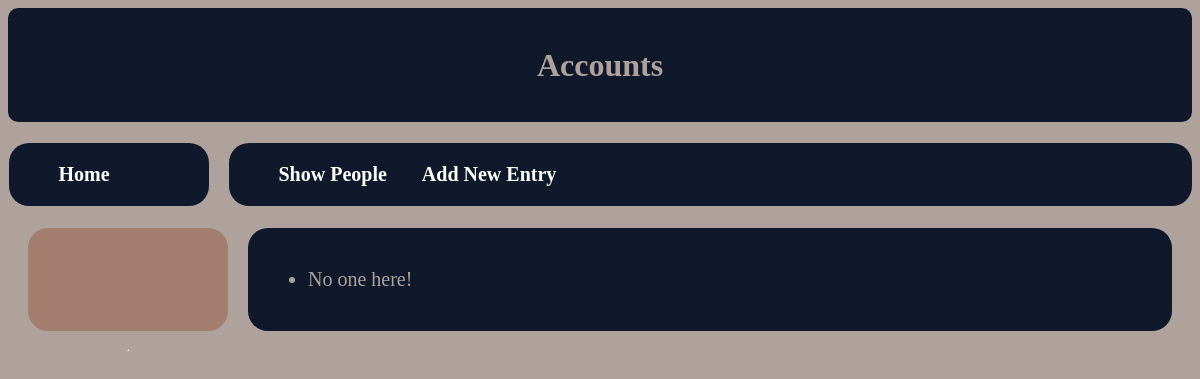
The page /people/ on the database as committed earlier.
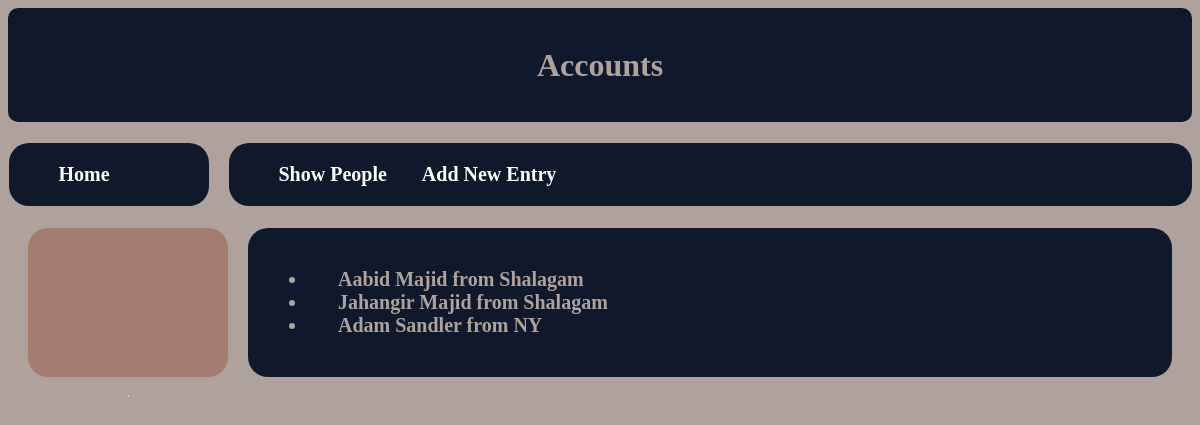
The same page on the database as committed later.
### home/models.py (models this page shows)
class People(models.Model):
    id = models.IntegerField(primary_key=True)
    first_name = models.CharField(max_length=20)
    last_name = models.CharField(max_length=20)
    residence = models.CharField(max_length = 30)
    def __str__(self):
        return f'{self.first_name} {self.last_name} from {self.residence}'

### home/views.py (the view)
# urls.py: path("people/", views.showAll, name="people"),
def showAll(request):
    return render(request, "home/showall.html", context={
        "people":People.objects.all()
    })

### home/templates/home/showall.html (shortened to what this page needs)
{% extends "home/layout.html" %}
{% load static %}
{% block content %}
    <div>
        <ul>
            {% for person in people %}
                <li><a href="{{person.id}}/" style="color: rgb(175, 162, 157);">{{person}}</a></li>
            {% empty %}
                <li>No one here!</li>
            {% endfor %}
        </ul>
    </div>
{% endblock %}

### home/templates/home/layout.html (shortened to what this page needs)
{% load static %}
<!DOCTYPE html>
<html>
    <head>
        <link rel="stylesheet" href="{% static 'home/styles.css' %}" >
    </head>
    <body>
        <div id="header">
            <p>Accounts</p>
        </div>
        <div id="nav-bar" class="grid2">
            <span class="grid-item2"><a href="{% url 'home' %}" id="hyperlink2">Home</a></span>
            <span class="grid-item2">
                <a href="{% url 'people' %}" id="hyperlink2">Show People</a>
            <a href="{% url 'add' %}" id="hyperlink2">Add New Entry</a>
            </span>
        </div>
        <div class="grid">
            <div class="grid-item" id="esidebar">
            </div>
            <div class="grid-item">
                {% block content %}
                {% endblock %}
            </div>
            <hr>
        </div>
    </body>
</html>

### home/static/home/styles.css (style rules this page uses)
body { background-color:rgb(175, 162, 157); }
#header { background-color: rgb(16, 25, 43); height: 100px; font-size: xx-large; font-weight: bolder; margin-bottom: 20px; padding: 7px; color: rgb(175, 162, 157); text-align: center; border-radius: 10px; }
a { margin-left: 30px; margin-top: 15px; color: rgb(175, 162, 157); font-weight: bold; font-size: 20px; text-decoration: none; }
.grid { display: grid; padding: 20px; grid-column-gap: 20px; grid-row-gap: 10px; grid-template-columns: 200px auto; color: rgb(175, 162, 157); margin-bottom: 10px; }
.grid-item { background-color:rgb(16, 25, 43); font-size: 20px; padding: 20px; text-align: left; border-radius: 20px; }
.grid2 { display: grid; padding: 0.5px; grid-column-gap: 20px; grid-row-gap: 10px; grid-template-columns: 200px auto; color: rgb(175, 162, 157); margin-bottom: 2px; }
.grid-item2 { background-color:rgb(16, 25, 43); font-size: 20px; padding: 20px; text-align: left; border-radius: 20px; }
#esidebar { background-color: rgb(163, 125, 110); }
#hyperlink2 { color: rgb(255, 255, 255); font-size: 20px; }

Rows that differ between the two databases and show on the page:
added People: first_name+last_name+residence "Aabid Majid from Shalagam"
added People: first_name+last_name+residence "Jahangir Majid from Shalagam"
added People: first_name+last_name+residence "Adam Sandler from NY"
Other text that changed with them:
text no longer shown: "No one here!"
